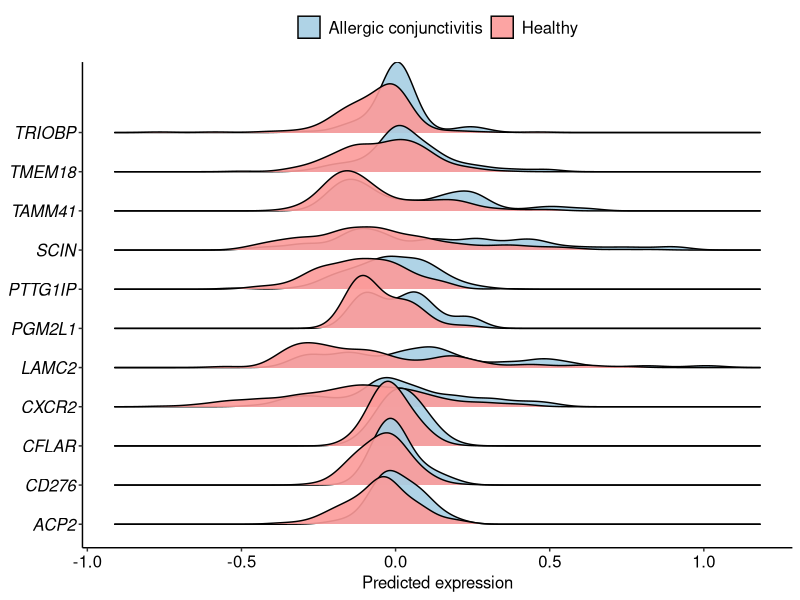

Here is the R script that generated this plot: (Note: this script raises an error after producing the figure.)
library(tidyverse)
library(RColorBrewer)
library(ggridges)


df_ridge <- read.csv('source_data_fig4-1.csv')
ggplot(df_ridge, aes(x=predicted_expr, y=gene_name, fill=grp)) +
  geom_density_ridges(alpha=0.9) +
  ylab(NULL) + xlab('Predicted expression') +
  theme_classic() +
  theme(axis.title = element_text(size = 12, color = 'black')) +
  theme(axis.text.y = element_text(size = 12, colour = 'black', face = 'italic')) +
  theme(axis.text.x = element_text(size = 12, colour = 'black')) +
  theme(legend.text = element_text(size = 12, color = 'black'),
        legend.title = element_blank()) +
  scale_fill_manual(values = brewer.pal(n=8, 'Paired')[c(1,5)]) +
  theme(legend.position = 'top')



df_inter <- read.csv('source_data_fig4-2.csv')
taxa <- unique(df_inter$taxa_feature)
snp <- unique(df_inter$variant_id)
total_mtx <- matrix(nrow = length(taxa), ncol = length(snp))
rownames(total_mtx) <- taxa
colnames(total_mtx) <- snp

for(i in 1:nrow(df_inter)){
  total_mtx[df_inter[i,'taxa_feature'], df_inter[i,'variant_id']] <- df_inter[i,'coefficient_EN']
}

snp2gene <- unique(df_inter[,c('variant_id', 'gene_name')])
snp2gene <- data.frame(row.names = snp2gene$variant_id, gene = snp2gene$gene_name)

ann_colors <- list(gene = c(ACP2 = pal_ann[1], CD276 = pal_ann[2], CFLAR = pal_ann[3],
                            CXCR2 = pal_ann[4], LAMC2 = pal_ann[5], 
                            PGM2L1 = pal_ann[6], PTTG1IP = pal_ann[7], SCIN = pal_ann[8],
                            TAMM41 = pal_ann[10], TMEM18 = pal_ann[11], TRIOBP = pal_ann[12]))

total_mtx <- abs(total_mtx)
total_mtx[is.na(total_mtx)] <- -0.01

bk <- seq(-0.01,0.04,by=0.001)

my_palette <- colorRampPalette(c('white', 'blue3'))(n = length(bk)-1)


pheatmap(total_mtx, cluster_rows = F, cluster_cols = F,
         annotation_col = snp2gene, annotation_colors = ann_colors,
         colorNA = 'white', angle_col = '90', fontsize = 10,
         border_color = 'gray90', color = my_palette, breaks = bk, scale = "none",
         legend_breaks = c(0,0.01,0.02,0.03,0.04), annotation_legend = T)




